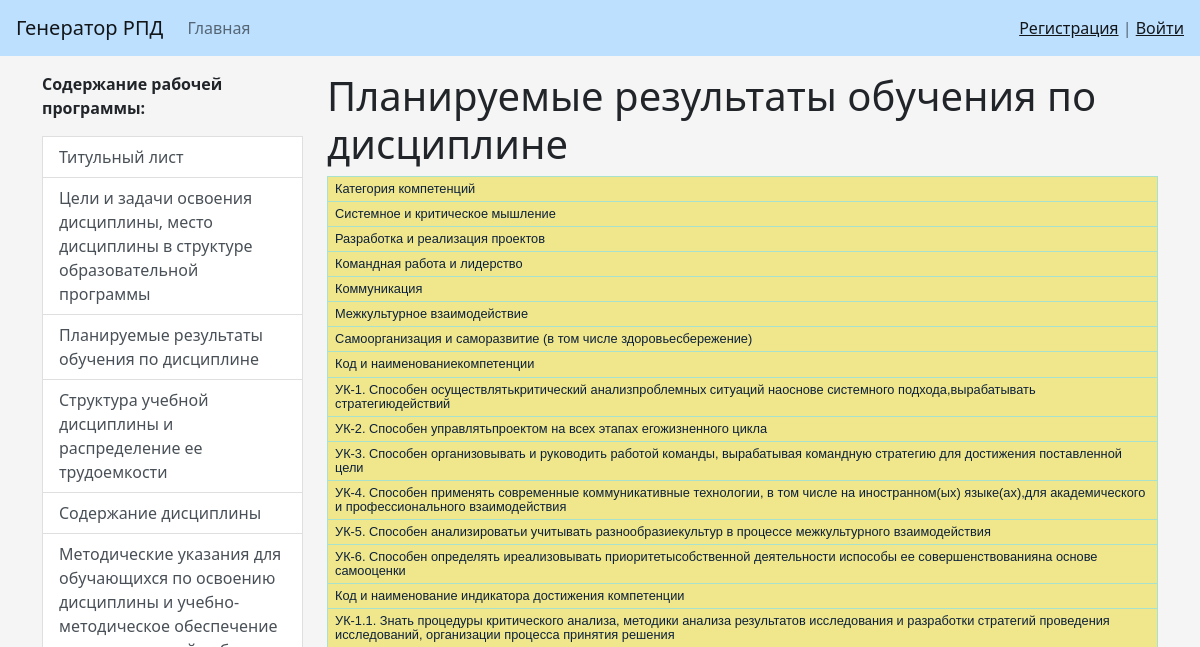
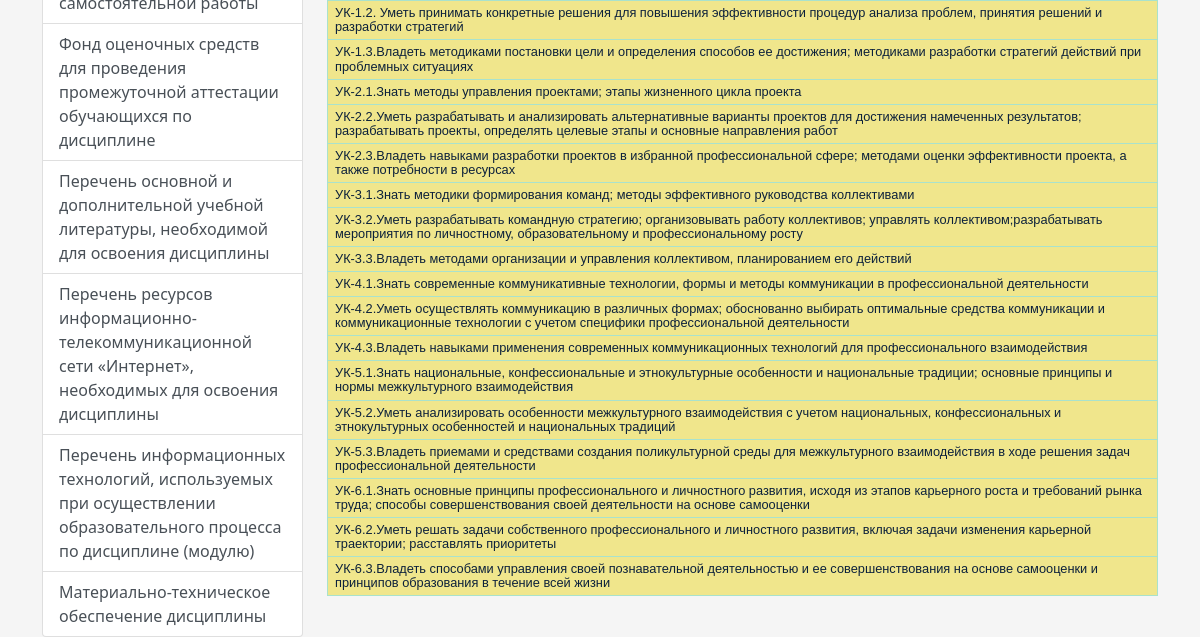
Page /opn_main_window/get_commp/ on the earlier database version (2 pictures, top to bottom).
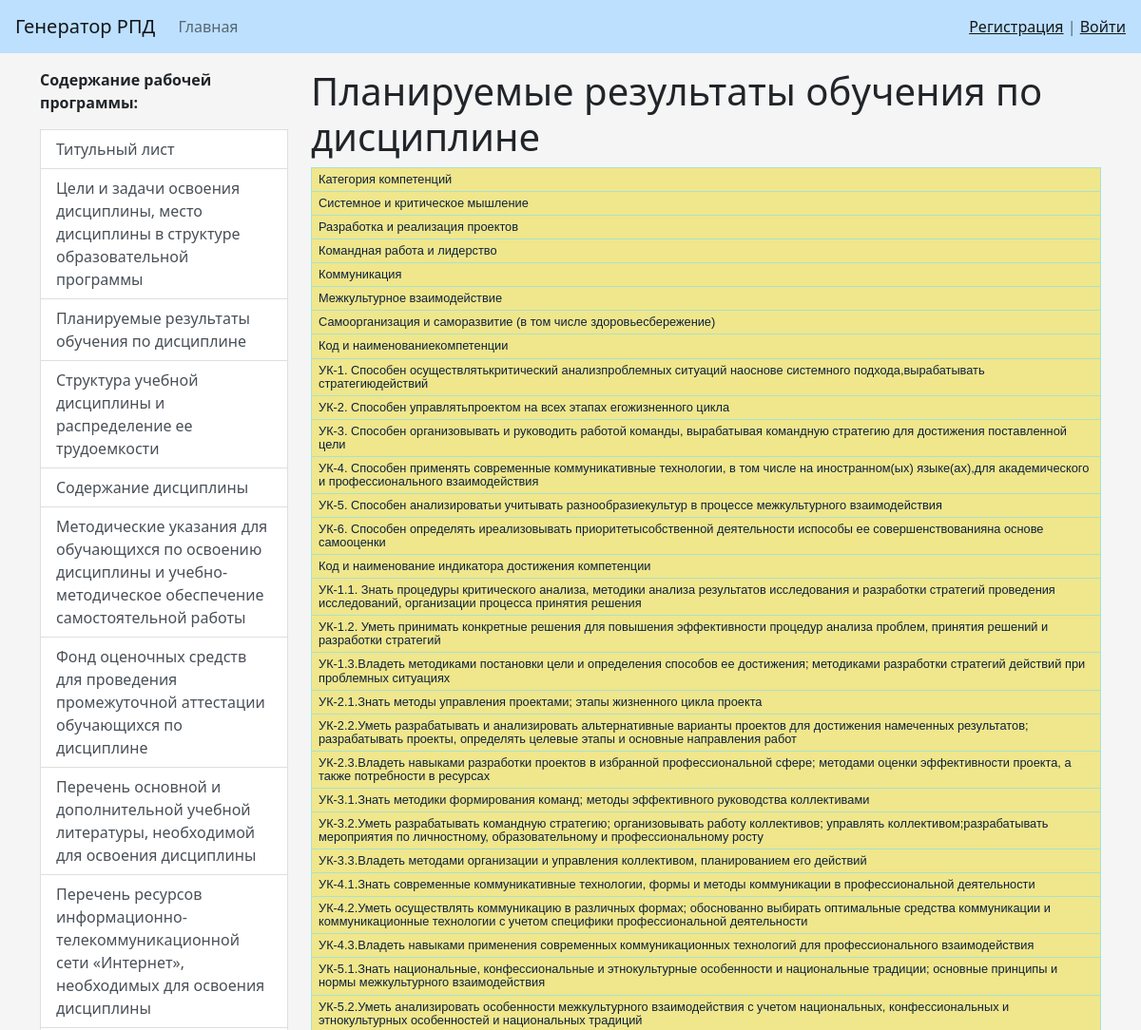
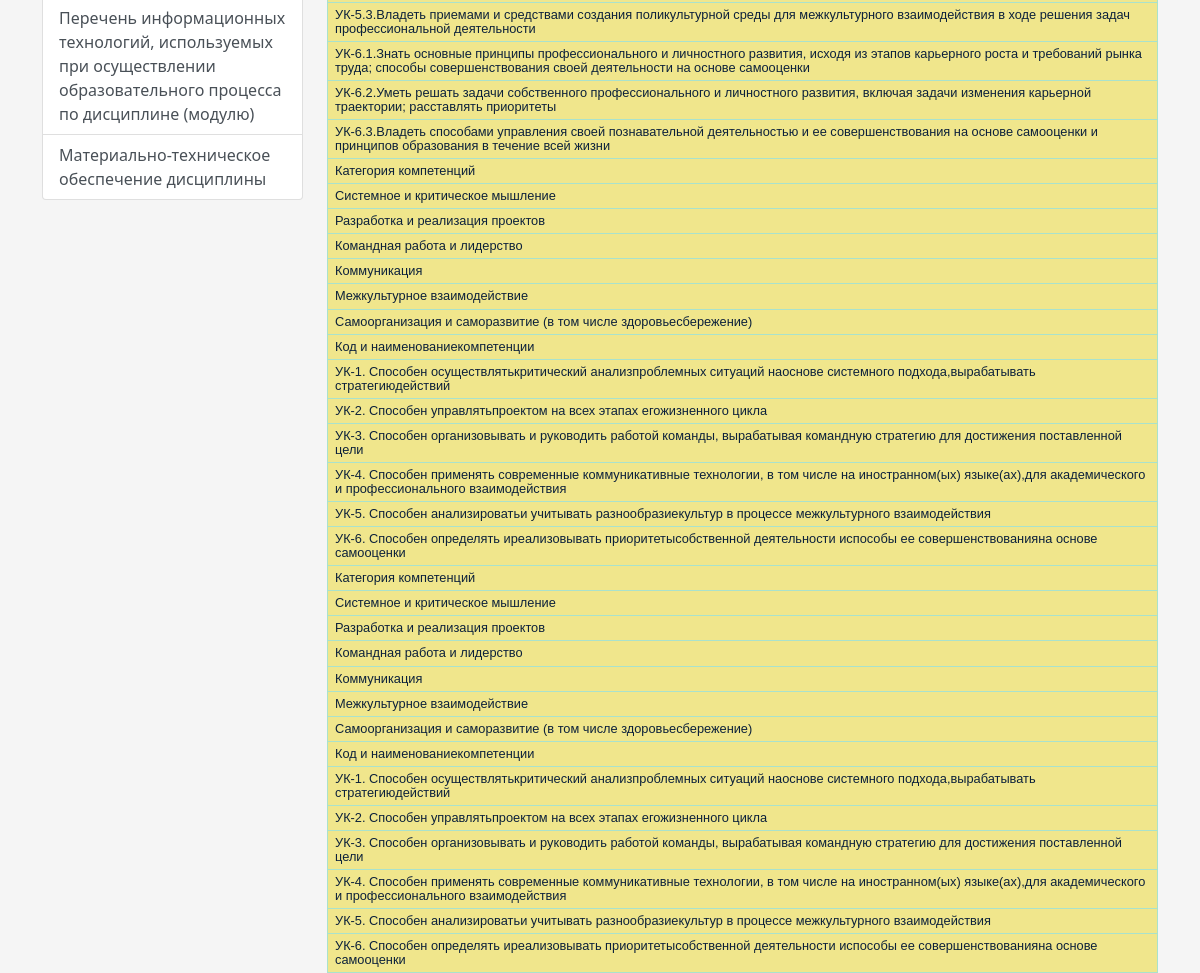
Same page on the later database version (2 pictures, top to bottom).
### generation_rpd/models.py (models this page shows, shortened)
class Competence(models.Model):
    competence_text = models.CharField(max_length=50)
    description_competence = models.CharField(max_length=200)
    napr_pod = models.ForeignKey('NapravPodgotovki', on_delete=models.PROTECT, null=True,
                                 verbose_name='Направление подготовки')

### generation_rpd/views.py (the view)
# urls.py: path('opn_main_window/get_commp/', get_commp, name='get_commp'),
def get_commp(request):
    doc = Document('09_04_03.docx')
    tbl = doc.tables
    n = []
    listt = []
    l = []
    i = 0
    while i < 2:
        for strok in tbl[0].rows:
            rr = strok.cells[i].text.strip()
            listt.append(''.join(rr.split('\n')))
        l.append(listt)
        i += 1
    for i in listt:
        if i not in n:
            n.append(i)
            Competence.objects.create(description_competence=i)
    bd = Competence.objects.all()
    return render(request, "generation_rpd/add_plan_res_ed.html", {'bd': bd})

### generation_rpd/templatetags/gen_tags.py (called while the page is built)
@register.inclusion_tag('generation_rpd/list_categories.html')
def show_categories():
    categories = Category.objects.all()
    return {"categories": categories}

### generation_rpd/templates/generation_rpd/add_plan_res_ed.html (shortened to what this page needs)
{% extends 'base.html' %}
{% block sidebar %}
{% include 'inc/_sidebar.html' %}
{% endblock %}
{% block content %}
<h1>Планируемые результаты обучения по дисциплине</h1>
<table>
{% for pr in bd %}
<colgroup>
        <col span="2" style="background:Khaki">
        <col style="background-color:LightCyan">
</colgroup>
    <tr class='success'>
        <td>{{ pr.description_competence }}</td>
    </tr>
{% endfor %}
</table>
{% endblock %}

### templates/base.html (shortened to what this page needs)
{% load static %}
<!doctype html>
<html lang="en">
<head>
    <link rel="stylesheet" href="{% static 'bootstrap/css/bootstrap.min.css' %}">
    <link rel="stylesheet" href="{% static 'css/style.css' %}">
</head>
<body>
{% include 'inc/_nav.html' %}
<div class="container mt-3">
    <div class="row">
        <div class="col-md-3">
            {% block sidebar %}{% endblock %}
        </div>
        <div class="col-md-9">
            {% block content %}{% endblock %}
        </div>
    </div>
</div>
</body>
</html>

### templates/inc/_nav.html (shortened to what this page needs)
<nav class="navbar navbar-expand-lg navbar-light bg-light">
    <a class="navbar-brand mx-3" href="{% url 'home' %}">Генератор РПД</a>
    <div class="collapse navbar-collapse" id="navbarSupportedContent">
        <ul class="navbar-nav me-auto mb-2 mb-lg-0">
            <li class="nav-item"><a class="nav-link" href="{% url 'home' %}">Главная</a></li>
        </ul>
        <span class="navbar-text mx-3">
            {% if request.user.is_authenticated %}
            Добро пожаловать {{ user.username }} | <a href="{% url 'logout' %}">Выход</a>
            {% else %}
            <a href="{% url 'register' %}">Регистрация</a> | <a href="{% url 'login' %}">Войти</a>
            {% endif %}
        </span>
    </div>
</nav>

### templates/inc/_sidebar.html (shortened to what this page needs)
{% load gen_tags %}
{% show_categories %}

### generation_rpd/templates/generation_rpd/list_categories.html
<div class="list-group">
    <p><b>Содержание рабочей программы: </b></p>
    <a href="{% url 'add_test_data' %}" class="list-group-item list-group-item-action">Титульный лист</a>
    <a href="{% url 'add_goals' %}" class="list-group-item list-group-item-action">Цели и задачи освоения дисциплины,
        место дисциплины в структуре образовательной программы</a>
    <a href="{% url 'add_plan_res_ed' %}" class="list-group-item list-group-item-action">Планируемые результаты обучения по дисциплине</a>
    <a href="/" class="list-group-item list-group-item-action">Структура учебной дисциплины и распределение ее трудоемкости</a>
    <a href="{% url 'get_data_comp' %}" class="list-group-item list-group-item-action">Содержание дисциплины</a>
    <a href="/" class="list-group-item list-group-item-action">Методические указания для обучающихся по освоению дисциплины и
учебно-методическое обеспечение самостоятельной работы</a>
    <a href="{% url 'get_commp'%}" class="list-group-item list-group-item-action">Фонд оценочных средств для проведения промежуточной аттестации
обучающихся по дисциплине</a>
    <a href="/" class="list-group-item list-group-item-action">Перечень основной и дополнительной учебной литературы, необходимой для освоения дисциплины
</a>
    <a href="/" class="list-group-item list-group-item-action">Перечень ресурсов информационно-телекоммуникационной сети «Интернет», необходимых для освоения дисциплины
</a>
    <a href="/" class="list-group-item list-group-item-action">Перечень информационных технологий, используемых при осуществлении образовательного процесса по дисциплине (модулю)</a>
    <a href="/" class="list-group-item list-group-item-action">Материально-техническое обеспечение дисциплины</a>
</div>

### rpdapp/static/css/style.css (style rules this page uses)
body { background-color: #f5f5f5; }
.bg-light { background-color: #bde0ff!important; }
table { border-collapse: collapse; line-height: 1.1; font-family: "Lucida Sans Unicode", "Lucida Grande", sans-serif; background: radial-gradient(farthest-corner at 50% 50%, white, #DCECF8); color: #0C213B; }
td { font-size: 0.8em; padding: 5px 7px; border: 1px solid #A9E2CC; }

Differences in the rows shown:
added Competence: description_competence "Категория компетенций"
added Competence: description_competence "Системное и критическое мышление"
added Competence: description_competence "Разработка и реализация проектов"
added Competence: description_competence "Командная работа и лидерство"
added Competence: description_competence "Коммуникация"
added Competence: description_competence "Межкультурное взаимодействие"
added Competence: description_competence "Самоорганизация и саморазвитие (в том числе здоровьесбережение)"
added Competence: description_competence "Код и наименованиекомпетенции"
added Competence: description_competence "УК-1. Способен осуществлятькритический анализпроблемных ситуаций наоснове системного подхода,вырабатывать стратегиюдействий"
added Competence: description_competence "УК-2. Способен управлятьпроектом на всех этапах егожизненного цикла"
added Competence: description_competence "УК-3. Способен организовывать и руководить работой команды, вырабатывая командную стратегию для достижения поставленной цели"
added Competence: description_competence "УК-4. Способен применять современные коммуникативные технологии, в том числе на иностранном(ых) языке(ах),для академического и профессионального взаимодействия"
added Competence: description_competence "УК-5. Способен анализироватьи учитывать разнообразиекультур в процессе межкультурного взаимодействия"
added Competence: description_competence "УК-6. Способен определять иреализовывать приоритетысобственной деятельности испособы ее совершенствованияна основе самооценки"
added Competence: description_competence "Категория компетенций"
added Competence: description_competence "Системное и критическое мышление"
added Competence: description_competence "Разработка и реализация проектов"
added Competence: description_competence "Командная работа и лидерство"
added Competence: description_competence "Коммуникация"
added Competence: description_competence "Межкультурное взаимодействие"
added Competence: description_competence "Самоорганизация и саморазвитие (в том числе здоровьесбережение)"
added Competence: description_competence "Код и наименованиекомпетенции"
added Competence: description_competence "УК-1. Способен осуществлятькритический анализпроблемных ситуаций наоснове системного подхода,вырабатывать стратегиюдействий"
added Competence: description_competence "УК-2. Способен управлятьпроектом на всех этапах егожизненного цикла"
added Competence: description_competence "УК-3. Способен организовывать и руководить работой команды, вырабатывая командную стратегию для достижения поставленной цели"
added Competence: description_competence "УК-4. Способен применять современные коммуникативные технологии, в том числе на иностранном(ых) языке(ах),для академического и профессионального взаимодействия"
added Competence: description_competence "УК-5. Способен анализироватьи учитывать разнообразиекультур в процессе межкультурного взаимодействия"
added Competence: description_competence "УК-6. Способен определять иреализовывать приоритетысобственной деятельности испособы ее совершенствованияна основе самооценки"
